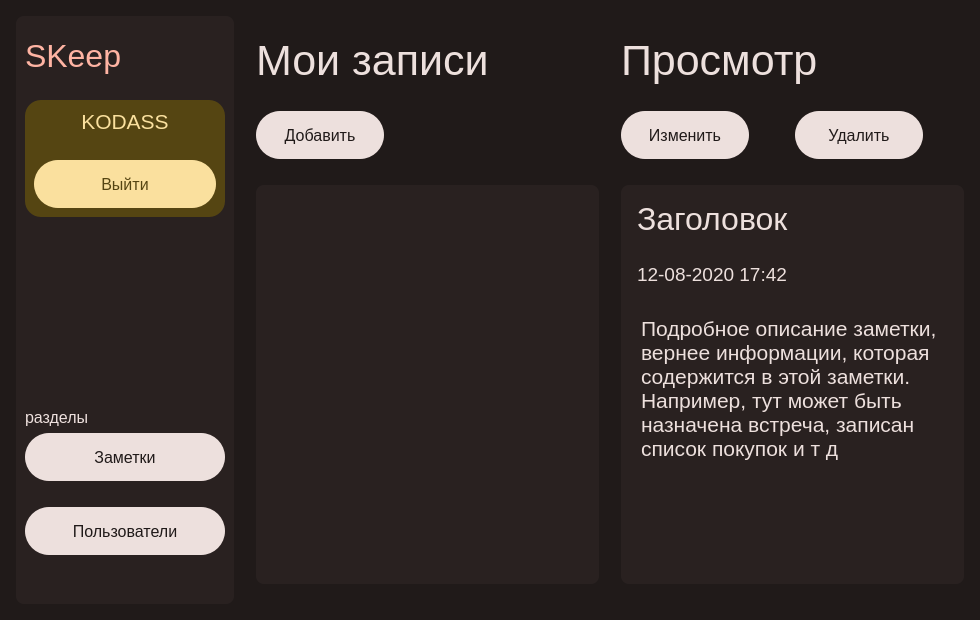
<?xml version="1.0" encoding="UTF-8"?>
<ui version="4.0">
 <class>keepMain</class>
 <widget class="QWidget" name="keepMain">
  <property name="geometry">
   <rect>
    <x>0</x>
    <y>0</y>
    <width>980</width>
    <height>620</height>
   </rect>
  </property>
  <property name="minimumSize">
   <size>
    <width>980</width>
    <height>620</height>
   </size>
  </property>
  <property name="windowTitle">
   <string>SKeep</string>
  </property>
  <property name="styleSheet">
   <string notr="true">QWidget {
	background-color: rgb(32, 26, 25);
	color: rgb(237, 224, 221);
}

QLabel#logoLabel {
	color: rgb(255, 180, 163);
}

QWidget#mainMenu {
	background-color: rgb(41, 33, 32);
	border-radius: 8;
}

QWidget#mainMenu QLabel {
	background-color: rgb(41, 33, 32);
}

QWidget#viewPart {
	background-color: rgb(41, 33, 32);
	border-radius: 8;
}

QWidget#userView {
	background-color: rgb(85, 69, 18);
	color: rgb(250, 224, 158);
	border-radius: 16;
}

QWidget#userView QLabel {
	background-color: rgb(85, 69, 18);
	color: rgb(250, 224, 158);
}

QWidget#userView QPushButton {
	background-color: rgb(250, 224, 158);
	color: rgb(85, 69, 18);
}

QWidget#userView QPushButton:hover {
	background-color: rgb(250, 218, 119);
	color: rgb(85, 69, 18);
}

QWidget#userView QPushButton:pressed {
	background-color: rgb(221, 198, 140);
	color: rgb(85, 69, 18);
}

QPushButton {
	border-radius: 24;
	background-color: rgb(237, 224, 221);
	color: rgb(32, 26, 25);
}

QPushButton:hover {
	border-radius: 24;
	background-color: rgb(237, 203, 187);
	color: rgb(32, 26, 25);
}

QPushButton:pressed {
	border-radius: 24;
	background-color: rgb(207, 196, 193);
	color: rgb(32, 26, 25);
}

QPushButton:disabled {
	border-radius: 24;
	background-color: rgb(237, 203, 187);
	color: rgb(32, 26, 25);
}

QWidget#viewPart QLabel {
	background-color: rgb(41, 33, 32);
}

QWidget#viewPart QTextBrowser {
	background-color: rgb(41, 33, 32);
	border: none;
}

QListWidget {
	background-color: rgb(41, 33, 32);
	border-radius: 8;
	border: none;
	padding: 6;
}</string>
  </property>
  <layout class="QHBoxLayout" name="horizontalLayout_2">
   <property name="leftMargin">
    <number>16</number>
   </property>
   <property name="topMargin">
    <number>16</number>
   </property>
   <property name="rightMargin">
    <number>16</number>
   </property>
   <property name="bottomMargin">
    <number>16</number>
   </property>
   <item>
    <widget class="QWidget" name="mainMenu" native="true">
     <layout class="QVBoxLayout" name="verticalLayout_7">
      <item>
       <spacer name="verticalSpacer">
        <property name="orientation">
         <enum>Qt::Vertical</enum>
        </property>
        <property name="sizeType">
         <enum>QSizePolicy::Minimum</enum>
        </property>
        <property name="sizeHint" stdset="0">
         <size>
          <width>20</width>
          <height>13</height>
         </size>
        </property>
       </spacer>
      </item>
      <item>
       <widget class="QLabel" name="logoLabel">
        <property name="minimumSize">
         <size>
          <width>200</width>
          <height>0</height>
         </size>
        </property>
        <property name="font">
         <font>
          <pointsize>24</pointsize>
         </font>
        </property>
        <property name="text">
         <string>SKeep</string>
        </property>
       </widget>
      </item>
      <item>
       <spacer name="verticalSpacer_2">
        <property name="orientation">
         <enum>Qt::Vertical</enum>
        </property>
        <property name="sizeType">
         <enum>QSizePolicy::Minimum</enum>
        </property>
        <property name="sizeHint" stdset="0">
         <size>
          <width>20</width>
          <height>20</height>
         </size>
        </property>
       </spacer>
      </item>
      <item>
       <widget class="QWidget" name="userView" native="true">
        <layout class="QVBoxLayout" name="verticalLayout">
         <item>
          <layout class="QVBoxLayout" name="userPartView">
           <item>
            <widget class="QLabel" name="loginLabel">
             <property name="font">
              <font>
               <pointsize>16</pointsize>
              </font>
             </property>
             <property name="text">
              <string>KODASS</string>
             </property>
             <property name="alignment">
              <set>Qt::AlignCenter</set>
             </property>
            </widget>
           </item>
           <item>
            <spacer name="verticalSpacer_16">
             <property name="orientation">
              <enum>Qt::Vertical</enum>
             </property>
             <property name="sizeType">
              <enum>QSizePolicy::Minimum</enum>
             </property>
             <property name="sizeHint" stdset="0">
              <size>
               <width>20</width>
               <height>20</height>
              </size>
             </property>
            </spacer>
           </item>
           <item>
            <widget class="QPushButton" name="logoutBtn">
             <property name="minimumSize">
              <size>
               <width>0</width>
               <height>48</height>
              </size>
             </property>
             <property name="maximumSize">
              <size>
               <width>16777215</width>
               <height>48</height>
              </size>
             </property>
             <property name="font">
              <font>
               <pointsize>12</pointsize>
              </font>
             </property>
             <property name="cursor">
              <cursorShape>PointingHandCursor</cursorShape>
             </property>
             <property name="text">
              <string>Выйти</string>
             </property>
            </widget>
           </item>
          </layout>
         </item>
        </layout>
       </widget>
      </item>
      <item>
       <spacer name="verticalSpacer_3">
        <property name="orientation">
         <enum>Qt::Vertical</enum>
        </property>
        <property name="sizeHint" stdset="0">
         <size>
          <width>20</width>
          <height>76</height>
         </size>
        </property>
       </spacer>
      </item>
      <item>
       <layout class="QVBoxLayout" name="verticalLayout_2">
        <item>
         <widget class="QLabel" name="titlePartLabel">
          <property name="font">
           <font>
            <pointsize>12</pointsize>
           </font>
          </property>
          <property name="text">
           <string>разделы</string>
          </property>
         </widget>
        </item>
        <item>
         <widget class="QPushButton" name="keepsBtn">
          <property name="enabled">
           <bool>true</bool>
          </property>
          <property name="minimumSize">
           <size>
            <width>0</width>
            <height>48</height>
           </size>
          </property>
          <property name="maximumSize">
           <size>
            <width>16777215</width>
            <height>48</height>
           </size>
          </property>
          <property name="font">
           <font>
            <pointsize>12</pointsize>
           </font>
          </property>
          <property name="cursor">
           <cursorShape>PointingHandCursor</cursorShape>
          </property>
          <property name="text">
           <string>Заметки</string>
          </property>
          <property name="checkable">
           <bool>false</bool>
          </property>
          <property name="checked">
           <bool>false</bool>
          </property>
         </widget>
        </item>
        <item>
         <spacer name="verticalSpacer_15">
          <property name="orientation">
           <enum>Qt::Vertical</enum>
          </property>
          <property name="sizeType">
           <enum>QSizePolicy::Minimum</enum>
          </property>
          <property name="sizeHint" stdset="0">
           <size>
            <width>20</width>
            <height>20</height>
           </size>
          </property>
         </spacer>
        </item>
        <item>
         <widget class="QPushButton" name="usersBtn">
          <property name="minimumSize">
           <size>
            <width>0</width>
            <height>48</height>
           </size>
          </property>
          <property name="maximumSize">
           <size>
            <width>16777215</width>
            <height>48</height>
           </size>
          </property>
          <property name="font">
           <font>
            <pointsize>12</pointsize>
           </font>
          </property>
          <property name="cursor">
           <cursorShape>PointingHandCursor</cursorShape>
          </property>
          <property name="text">
           <string>Пользователи</string>
          </property>
         </widget>
        </item>
       </layout>
      </item>
      <item>
       <spacer name="verticalSpacer_4">
        <property name="orientation">
         <enum>Qt::Vertical</enum>
        </property>
        <property name="sizeType">
         <enum>QSizePolicy::Minimum</enum>
        </property>
        <property name="sizeHint" stdset="0">
         <size>
          <width>20</width>
          <height>40</height>
         </size>
        </property>
       </spacer>
      </item>
     </layout>
    </widget>
   </item>
   <item>
    <spacer name="horizontalSpacer_4">
     <property name="orientation">
      <enum>Qt::Horizontal</enum>
     </property>
     <property name="sizeType">
      <enum>QSizePolicy::Minimum</enum>
     </property>
     <property name="sizeHint" stdset="0">
      <size>
       <width>16</width>
       <height>20</height>
      </size>
     </property>
    </spacer>
   </item>
   <item>
    <layout class="QVBoxLayout" name="verticalLayout_4">
     <item>
      <spacer name="verticalSpacer_5">
       <property name="orientation">
        <enum>Qt::Vertical</enum>
       </property>
       <property name="sizeType">
        <enum>QSizePolicy::Minimum</enum>
       </property>
       <property name="sizeHint" stdset="0">
        <size>
         <width>20</width>
         <height>20</height>
        </size>
       </property>
      </spacer>
     </item>
     <item>
      <widget class="QLabel" name="mainTitleLabel">
       <property name="minimumSize">
        <size>
         <width>320</width>
         <height>0</height>
        </size>
       </property>
       <property name="font">
        <font>
         <pointsize>32</pointsize>
        </font>
       </property>
       <property name="text">
        <string>Мои записи</string>
       </property>
      </widget>
     </item>
     <item>
      <spacer name="verticalSpacer_6">
       <property name="orientation">
        <enum>Qt::Vertical</enum>
       </property>
       <property name="sizeType">
        <enum>QSizePolicy::Minimum</enum>
       </property>
       <property name="sizeHint" stdset="0">
        <size>
         <width>20</width>
         <height>20</height>
        </size>
       </property>
      </spacer>
     </item>
     <item>
      <widget class="QPushButton" name="addBtn">
       <property name="minimumSize">
        <size>
         <width>128</width>
         <height>48</height>
        </size>
       </property>
       <property name="maximumSize">
        <size>
         <width>128</width>
         <height>48</height>
        </size>
       </property>
       <property name="font">
        <font>
         <pointsize>12</pointsize>
        </font>
       </property>
       <property name="cursor">
        <cursorShape>PointingHandCursor</cursorShape>
       </property>
       <property name="text">
        <string>Добавить</string>
       </property>
      </widget>
     </item>
     <item>
      <spacer name="verticalSpacer_7">
       <property name="orientation">
        <enum>Qt::Vertical</enum>
       </property>
       <property name="sizeType">
        <enum>QSizePolicy::Minimum</enum>
       </property>
       <property name="sizeHint" stdset="0">
        <size>
         <width>20</width>
         <height>20</height>
        </size>
       </property>
      </spacer>
     </item>
     <item>
      <widget class="QListWidget" name="itemsListWidget"/>
     </item>
     <item>
      <spacer name="verticalSpacer_8">
       <property name="orientation">
        <enum>Qt::Vertical</enum>
       </property>
       <property name="sizeType">
        <enum>QSizePolicy::Minimum</enum>
       </property>
       <property name="sizeHint" stdset="0">
        <size>
         <width>20</width>
         <height>20</height>
        </size>
       </property>
      </spacer>
     </item>
    </layout>
   </item>
   <item>
    <spacer name="horizontalSpacer_3">
     <property name="orientation">
      <enum>Qt::Horizontal</enum>
     </property>
     <property name="sizeType">
      <enum>QSizePolicy::Minimum</enum>
     </property>
     <property name="sizeHint" stdset="0">
      <size>
       <width>16</width>
       <height>20</height>
      </size>
     </property>
    </spacer>
   </item>
   <item>
    <layout class="QVBoxLayout" name="verticalLayout_6">
     <item>
      <spacer name="verticalSpacer_9">
       <property name="orientation">
        <enum>Qt::Vertical</enum>
       </property>
       <property name="sizeType">
        <enum>QSizePolicy::Minimum</enum>
       </property>
       <property name="sizeHint" stdset="0">
        <size>
         <width>20</width>
         <height>20</height>
        </size>
       </property>
      </spacer>
     </item>
     <item>
      <widget class="QLabel" name="viewTitleLabel">
       <property name="font">
        <font>
         <pointsize>32</pointsize>
        </font>
       </property>
       <property name="text">
        <string>Просмотр</string>
       </property>
      </widget>
     </item>
     <item>
      <spacer name="verticalSpacer_10">
       <property name="orientation">
        <enum>Qt::Vertical</enum>
       </property>
       <property name="sizeType">
        <enum>QSizePolicy::Minimum</enum>
       </property>
       <property name="sizeHint" stdset="0">
        <size>
         <width>20</width>
         <height>20</height>
        </size>
       </property>
      </spacer>
     </item>
     <item>
      <layout class="QHBoxLayout" name="horizontalLayout">
       <item>
        <widget class="QPushButton" name="editBtn">
         <property name="minimumSize">
          <size>
           <width>128</width>
           <height>48</height>
          </size>
         </property>
         <property name="maximumSize">
          <size>
           <width>128</width>
           <height>48</height>
          </size>
         </property>
         <property name="font">
          <font>
           <pointsize>12</pointsize>
          </font>
         </property>
         <property name="cursor">
          <cursorShape>PointingHandCursor</cursorShape>
         </property>
         <property name="text">
          <string>Изменить</string>
         </property>
        </widget>
       </item>
       <item>
        <spacer name="horizontalSpacer">
         <property name="orientation">
          <enum>Qt::Horizontal</enum>
         </property>
         <property name="sizeType">
          <enum>QSizePolicy::Minimum</enum>
         </property>
         <property name="sizeHint" stdset="0">
          <size>
           <width>40</width>
           <height>20</height>
          </size>
         </property>
        </spacer>
       </item>
       <item>
        <widget class="QPushButton" name="delBtn">
         <property name="minimumSize">
          <size>
           <width>128</width>
           <height>48</height>
          </size>
         </property>
         <property name="maximumSize">
          <size>
           <width>128</width>
           <height>48</height>
          </size>
         </property>
         <property name="font">
          <font>
           <pointsize>12</pointsize>
          </font>
         </property>
         <property name="cursor">
          <cursorShape>PointingHandCursor</cursorShape>
         </property>
         <property name="text">
          <string>Удалить</string>
         </property>
        </widget>
       </item>
       <item>
        <spacer name="horizontalSpacer_2">
         <property name="orientation">
          <enum>Qt::Horizontal</enum>
         </property>
         <property name="sizeHint" stdset="0">
          <size>
           <width>40</width>
           <height>20</height>
          </size>
         </property>
        </spacer>
       </item>
      </layout>
     </item>
     <item>
      <spacer name="verticalSpacer_11">
       <property name="orientation">
        <enum>Qt::Vertical</enum>
       </property>
       <property name="sizeType">
        <enum>QSizePolicy::Minimum</enum>
       </property>
       <property name="sizeHint" stdset="0">
        <size>
         <width>20</width>
         <height>20</height>
        </size>
       </property>
      </spacer>
     </item>
     <item>
      <widget class="QWidget" name="viewPart" native="true">
       <layout class="QVBoxLayout" name="verticalLayout_5">
        <property name="leftMargin">
         <number>16</number>
        </property>
        <property name="topMargin">
         <number>16</number>
        </property>
        <property name="rightMargin">
         <number>16</number>
        </property>
        <property name="bottomMargin">
         <number>16</number>
        </property>
        <item>
         <layout class="QVBoxLayout" name="itemPartView">
          <item>
           <widget class="QLabel" name="itemTitleLabel">
            <property name="font">
             <font>
              <pointsize>24</pointsize>
             </font>
            </property>
            <property name="text">
             <string>Заголовок</string>
            </property>
           </widget>
          </item>
          <item>
           <spacer name="verticalSpacer_12">
            <property name="orientation">
             <enum>Qt::Vertical</enum>
            </property>
            <property name="sizeType">
             <enum>QSizePolicy::Minimum</enum>
            </property>
            <property name="sizeHint" stdset="0">
             <size>
              <width>20</width>
              <height>20</height>
             </size>
            </property>
           </spacer>
          </item>
          <item>
           <widget class="QLabel" name="itemDateCreateLabel">
            <property name="font">
             <font>
              <pointsize>14</pointsize>
             </font>
            </property>
            <property name="text">
             <string>12-08-2020 17:42</string>
            </property>
           </widget>
          </item>
          <item>
           <spacer name="verticalSpacer_13">
            <property name="orientation">
             <enum>Qt::Vertical</enum>
            </property>
            <property name="sizeType">
             <enum>QSizePolicy::Minimum</enum>
            </property>
            <property name="sizeHint" stdset="0">
             <size>
              <width>20</width>
              <height>20</height>
             </size>
            </property>
           </spacer>
          </item>
          <item>
           <widget class="QTextBrowser" name="itemTextBrowser">
            <property name="font">
             <font>
              <pointsize>16</pointsize>
             </font>
            </property>
            <property name="html">
             <string>&lt;!DOCTYPE HTML PUBLIC &quot;-//W3C//DTD HTML 4.0//EN&quot; &quot;http://www.w3.org/TR/REC-html40/strict.dtd&quot;&gt;
&lt;html&gt;&lt;head&gt;&lt;meta name=&quot;qrichtext&quot; content=&quot;1&quot; /&gt;&lt;style type=&quot;text/css&quot;&gt;
p, li { white-space: pre-wrap; }
&lt;/style&gt;&lt;/head&gt;&lt;body style=&quot; font-family:'Ubuntu'; font-size:16pt; font-weight:400; font-style:normal;&quot;&gt;
&lt;p style=&quot; margin-top:0px; margin-bottom:0px; margin-left:0px; margin-right:0px; -qt-block-indent:0; text-indent:0px;&quot;&gt;&lt;span style=&quot; font-family:'MS Shell Dlg 2';&quot;&gt;Подробное описание заметки, вернее информации, которая содержится в этой заметки. Например, тут может быть назначена встреча, записан список покупок и т д&lt;/span&gt;&lt;/p&gt;&lt;/body&gt;&lt;/html&gt;</string>
            </property>
           </widget>
          </item>
         </layout>
        </item>
       </layout>
      </widget>
     </item>
     <item>
      <spacer name="verticalSpacer_14">
       <property name="orientation">
        <enum>Qt::Vertical</enum>
       </property>
       <property name="sizeType">
        <enum>QSizePolicy::Minimum</enum>
       </property>
       <property name="sizeHint" stdset="0">
        <size>
         <width>20</width>
         <height>20</height>
        </size>
       </property>
      </spacer>
     </item>
    </layout>
   </item>
  </layout>
 </widget>
 <resources/>
 <connections/>
</ui>
